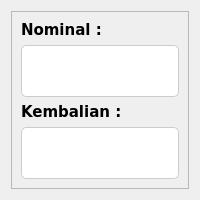
               <widget class="QWidget" name="tunai_page">
                <layout class="QVBoxLayout" name="verticalLayout_7">
                 <item>
                  <widget class="QFrame" name="tunai_frame">
                   <property name="frameShape">
                    <enum>QFrame::Shape::StyledPanel</enum>
                   </property>
                   <property name="frameShadow">
                    <enum>QFrame::Shadow::Raised</enum>
                   </property>
                   <layout class="QVBoxLayout" name="verticalLayout_11">
                    <item>
                     <widget class="QLabel" name="nominal_tunai_label">
                      <property name="font">
                       <font>
                        <family>Verdana</family>
                        <pointsize>11</pointsize>
                        <bold>true</bold>
                       </font>
                      </property>
                      <property name="text">
                       <string>Nominal :</string>
                      </property>
                     </widget>
                    </item>
                    <item>
                     <widget class="QLineEdit" name="nominal_tunai_input">
                      <property name="font">
                       <font>
                        <pointsize>11</pointsize>
                        <bold>true</bold>
                       </font>
                      </property>
                      <property name="styleSheet">
                       <string notr="true">QLineEdit {
    background-color: white;
    color: black;
    border: 1px solid #cccccc;
    border-radius: 5px;
    padding: 5px;
	height : 40px;
}</string>
                      </property>
                      <property name="readOnly">
                       <bool>false</bool>
                      </property>
                     </widget>
                    </item>
                    <item>
                     <widget class="QLabel" name="change_tunai_label">
                      <property name="font">
                       <font>
                        <family>Verdana</family>
                        <pointsize>11</pointsize>
                        <bold>true</bold>
                       </font>
                      </property>
                      <property name="text">
                       <string>Kembalian :</string>
                      </property>
                     </widget>
                    </item>
                    <item>
                     <widget class="QLineEdit" name="change_tunai_input">
                      <property name="font">
                       <font>
                        <pointsize>11</pointsize>
                        <bold>true</bold>
                       </font>
                      </property>
                      <property name="styleSheet">
                       <string notr="true">QLineEdit {
    background-color: white;
    color: black;
    border: 1px solid #cccccc;
    border-radius: 5px;
    padding: 5px;
	height : 40px;
}</string>
                      </property>
                      <property name="readOnly">
                       <bool>true</bool>
                      </property>
                     </widget>
                    </item>
                   </layout>
                  </widget>
                 </item>
                </layout>
               </widget>
